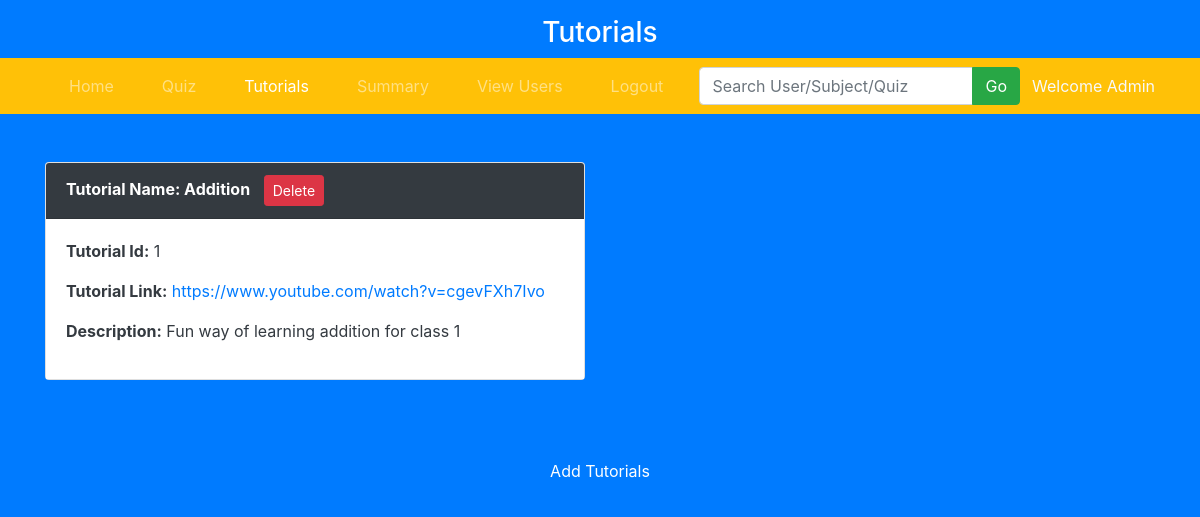
The page /tutorials on the database its author committed.
### app.py (models this page shows)
class Tutorials(db.Model):
    __tablename__ = 'tutorials'
    tut_id = db.Column(db.Integer, autoincrement=True, primary_key=True)
    tut_name = db.Column(db.String(20), nullable=False)
    tut_link = db.Column(db.Text, nullable=False)
    tut_desc = db.Column(db.String(50), nullable=False)
    chap_id = db.Column(db.Integer, db.ForeignKey("chapter.chap_id", ondelete="CASCADE"), nullable=False)

### app.py (the view)
@app.route('/tutorials')
def tutorials():
    tut=Tutorials.query.all()
    return render_template('tutorials.html',tut=tut)

### app.py (called while the page is built)
@app.before_request
def create_tables():
    db.create_all()
    if not User.query.filter_by(email="Admin12@gmail.com").first():
        admin=User(name="Admin", email="Admin12@gmail.com", password=generate_password_hash("Silvia06@10"), std=0, dob=datetime.strptime("2006-06-01", "%Y-%m-%d").date(),admin=True)
        db.session.add(admin)
        db.session.commit()

### templates/tutorials.html (shortened to what this page needs)
<!DOCTYPE html>
<html lang="en">
<head>
    <link rel="stylesheet" href="https://maxcdn.bootstrapcdn.com/bootstrap/4.0.0/css/bootstrap.min.css" />
</head>
<body class="bg-primary">
   <div class="container pt-3">
	<h3 class="strong text-center text-white"> Tutorials</h3>
  </div>
  <nav class="navbar navbar-expand-sm bg-warning navbar-dark">
  <div class="container">
    <ul class="navbar-nav">
      <li class="nav-item px-3 py-0 navbar-text"><a class='nav-link' href="/admin_Dashboard">Home</a></li>
      <li class="nav-item px-3 py-0 navbar-text"><a class='nav-link' href="/quiz_Management">Quiz</a></li>
      <li class="nav-item active px-3 py-0 navbar-text"><a class='nav-link' href="/tutorials">Tutorials</a></li>
      <li class="nav-item px-3 py-0 navbar-text"><a class='nav-link' href="/summary">Summary</a></li>
      <li class="nav-item px-3 py-0 navbar-text"><a class='nav-link' href="/viewUsers">View Users</a></li>
      <li class="nav-item px-3 py-0 navbar-text"><a class='nav-link' href="{{url_for('logout')}}">Logout</a></li>
    </ul>
    <form class="navbar-form navbar-left" action="{{url_for('admin_search')}}" method="GET">
      <div class="input-group">
        <input type="search" class="form-control" placeholder="Search User/Subject/Quiz" name="query" id="ad_search"/>
        <div class="input-group-append">
          <button class="btn btn-success" type="submit">Go</button>
       </div>
      </div>
    </form>
    <div class="navbar-header">
      <span class="strong text-light">Welcome Admin</span>
    </div>
  </div>
</nav>
<div class="container pt-5">
  <div class="row">
    {% for t in tut %}
    <div class="col-md-6">
        <div class="card shadow-lg mb-4">
            <div class="card-header bg-dark text-white d-flex justify-content-between">
                <span>
                  <strong>Tutorial Name: {{t.tut_name}}</strong>&nbsp;&nbsp;
                  <a href="/deleteTut/{{ t.tut_id }}" class="btn btn-sm btn-danger">Delete</a>
                </span>
            </div>
            <div class="card-body bg-white text-dark">
              <p><strong>Tutorial Id:</strong> {{ t.tut_id }}</p>
              <p><strong>Tutorial Link:</strong> <a href="{{ t.tut_link }}" target="_blank">{{ t.tut_link }}</a></p>
              <p><strong>Description:</strong> {{ t.tut_desc }}</p>
            </div>
        </div>
    </div>
    {% endfor %}
  </div>
</div>
<div class="container pt-5 text-center">
  <form id="addTutorials"  action="{{ url_for('addTutorials') }}" >
     <input type="submit" class="btn btn-primary" value="Add Tutorials" />
  </form>
</div>
</body>
</html>

### rows shown on the page
Tutorials: tut_name "Addition", tut_id "1", tut_link "https://www.youtube.com/watch?v=cgevFXh7Ivo", tut_desc "Fun way of learning addition for class 1"
